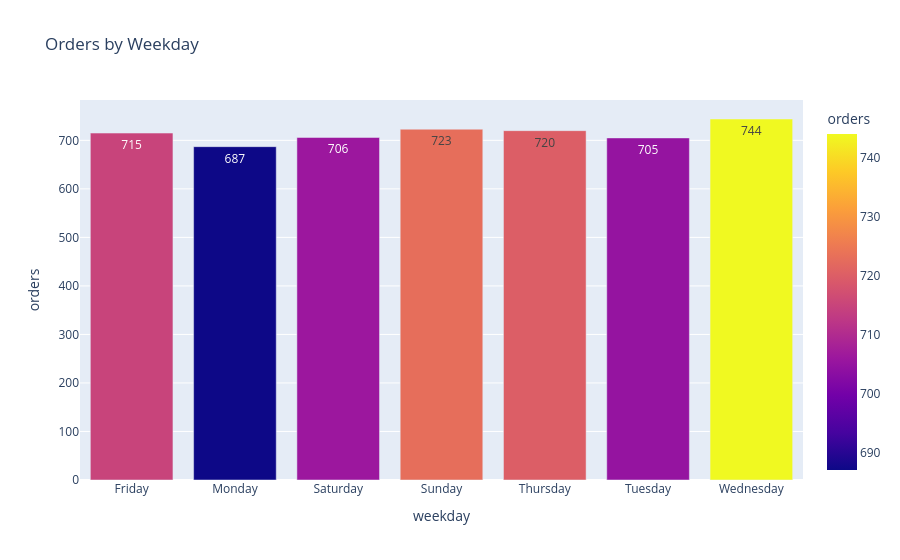

Notebook code cell kept with this figure:
### Markdown cell above
### Total orders by Weekady

### Code cell
weekday = df.groupby("weekday").size().reset_index(name="orders")

fig = px.bar(
    weekday,
    x="weekday",
    y="orders",
    color="orders",
    text="orders",
    title="Orders by Weekday"
)

fig.show()

### Figure 1 — Plotly figure (JSON) as saved in the notebook; plotly's stock layout.template omitted (floating-point values rounded to 4 significant figures)
{"data": [{"hovertemplate": "weekday=%{x}<br>orders=%{marker.color}<extra></extra>", "legendgroup": "", "marker": {"color": [715, 687, 706, 723, 720, 705, 744], "coloraxis": "coloraxis", "pattern": {"shape": ""}}, "name": "", "orientation": "v", "showlegend": false, "text": [715.0, 687.0, 706.0, 723.0, 720.0, 705.0, 744.0], "textposition": "auto", "type": "bar", "x": ["Friday", "Monday", "Saturday", "Sunday", "Thursday", "Tuesday", "Wednesday"], "xaxis": "x", "y": [715, 687, 706, 723, 720, 705, 744], "yaxis": "y"}], "layout": {"barmode": "relative", "coloraxis": {"colorbar": {"title": {"text": "orders"}}, "colorscale": [[0, "#0d0887"], [0.1111, "#46039f"], [0.2222, "#7201a8"], [0.3333, "#9c179e"], [0.4444, "#bd3786"], [0.5556, "#d8576b"], [0.6667, "#ed7953"], [0.7778, "#fb9f3a"], [0.8889, "#fdca26"], [1, "#f0f921"]]}, "legend": {"tracegroupgap": 0}, "title": {"text": "Orders by Weekday"}, "xaxis": {"anchor": "y", "domain": [0, 1], "title": {"text": "weekday"}}, "yaxis": {"anchor": "x", "domain": [0, 1], "title": {"text": "orders"}}}}
